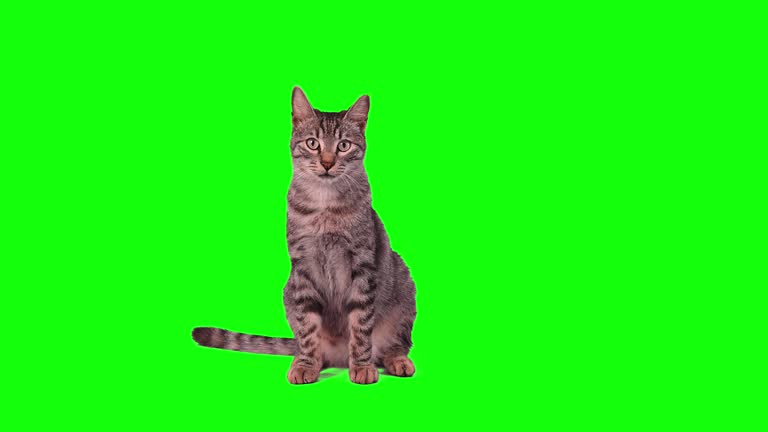
#> input picture catTransparent.jpg, 768 x 432 px
$ jupyter execute quiz-2.ipynb
#> lines starting #> are read from the running program, lines starting #| are printed output that depends on the picture; after the words box and inside, x2 and y2 are one past the last pixel; in counts of white or black regions, pixels touching at a corner belong together
Muhammad Hamza Farooq
01-134212-117
BSCS - 7B

[cell 1]
import cv2
import numpy as np

subject = cv2.imread("catTransparent.jpg")
#> subject is the input picture: shape (432, 768, 3); mean B, G, R 18.6, 240.4, 29.6
background = cv2.imread("hellBackground.jpg")
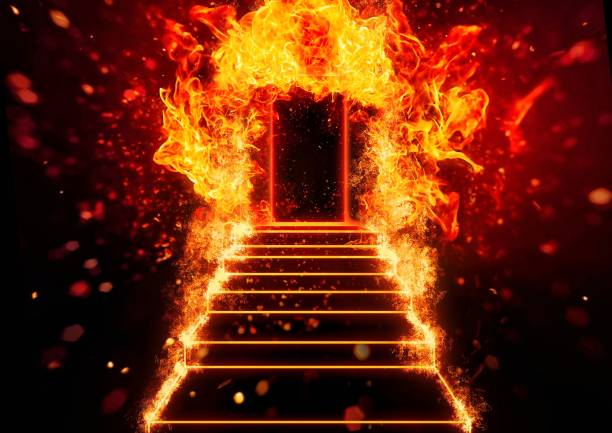
#> input picture hellBackground.jpg, 612 x 433 px
#> background is the input picture: shape (433, 612, 3); mean B, G, R 11.3, 38.2, 105.4

# resizing to match the images
frame = cv2.resize(subject, (640, 480))
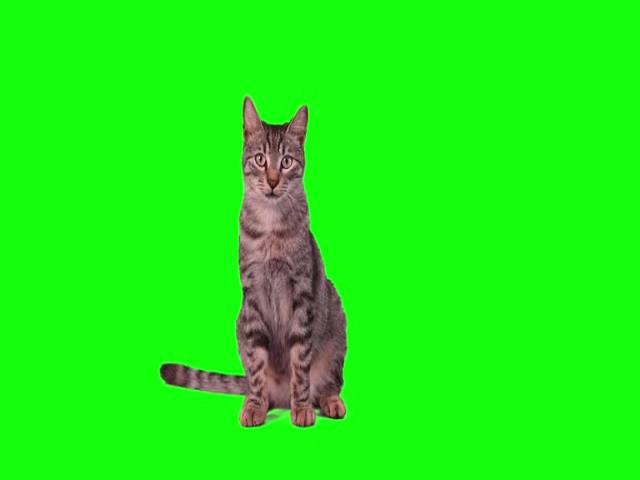
#> frame: shape (480, 640, 3); mean B, G, R 18.6, 240.4, 29.6
image = cv2.resize(background, (640, 480))
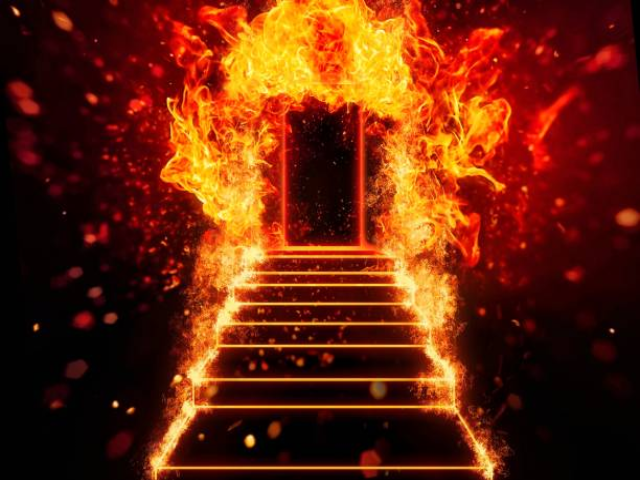
#> image: shape (480, 640, 3); mean B, G, R 11.3, 38.1, 105.3

# adjusted green color range
lower_green = np.array([35, 40, 40])
upper_green = np.array([85, 255, 255])

# Converting the frame to HSV color space for better color detection
hsv = cv2.cvtColor(frame, cv2.COLOR_BGR2HSV)
#> hsv: shape (480, 640, 3); mean H, S, V 63.9, 228.5, 243.2
mask = cv2.inRange(hsv, lower_green, upper_green)
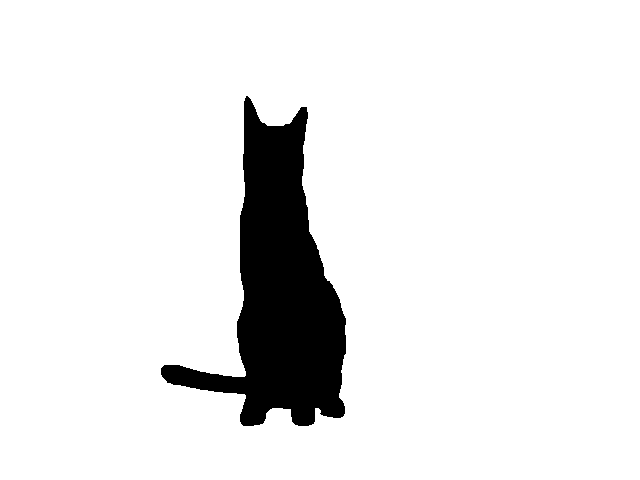
#> mask: shape (480, 640); 91.4% white; 1 black region, box (x1, y1, x2, y2) and area: (161, 96, 346, 426) 26317

# Improve the mask using morphological operations
mask = cv2.morphologyEx(mask, cv2.MORPH_OPEN, np.ones((3, 3), np.uint8))
mask = cv2.morphologyEx(mask, cv2.MORPH_DILATE, np.ones((3, 3), np.uint8))
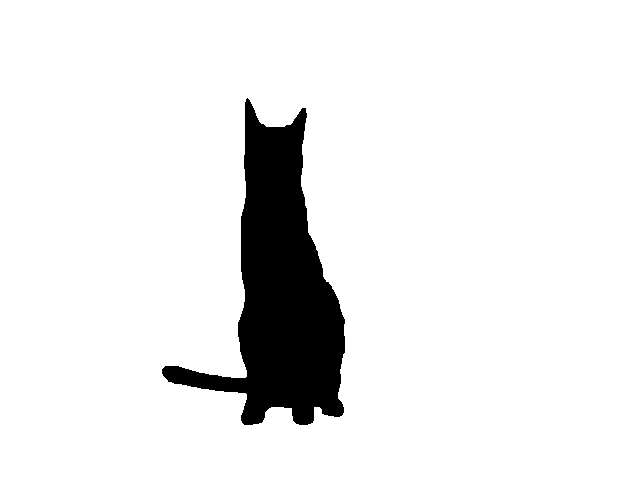
#> mask: shape (480, 640); 91.8% white; 1 black region, box (x1, y1, x2, y2) and area: (162, 98, 345, 425) 25100

# Create the inverse mask
mask_inv = cv2.bitwise_not(mask)

# Use the mask to extract the foreground (original frame) and the background (replacement image)
fg = cv2.bitwise_and(frame, frame, mask=mask_inv)
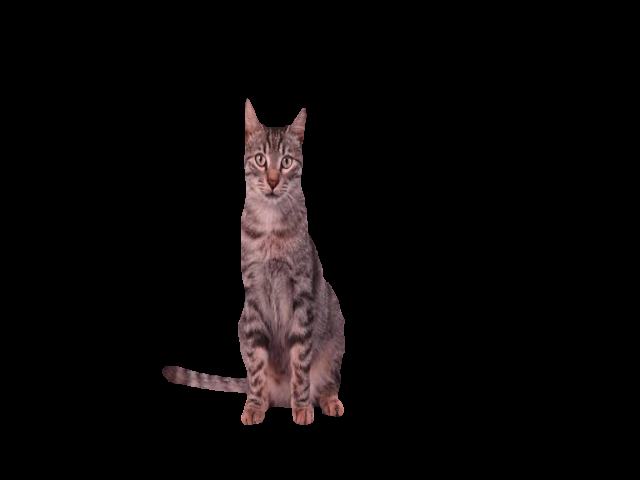
#> fg: shape (480, 640, 3); mean B, G, R 7.6, 7.5, 10.2
bg = cv2.bitwise_and(image, image, mask=mask)
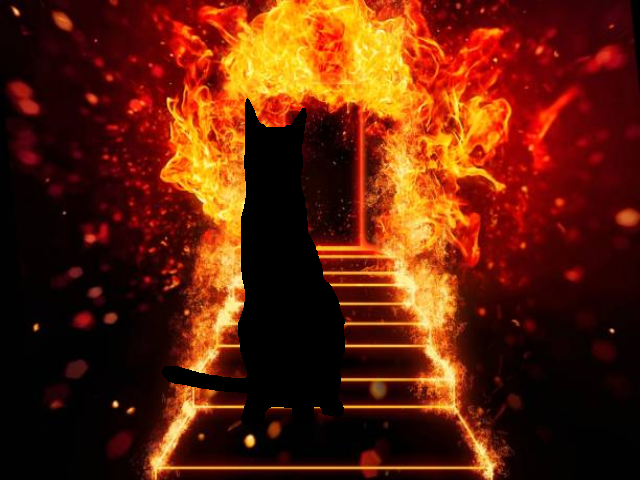
#> bg: shape (480, 640, 3); mean B, G, R 9.7, 33.8, 94.5

# Combine the foreground and background
final = cv2.add(fg, bg)
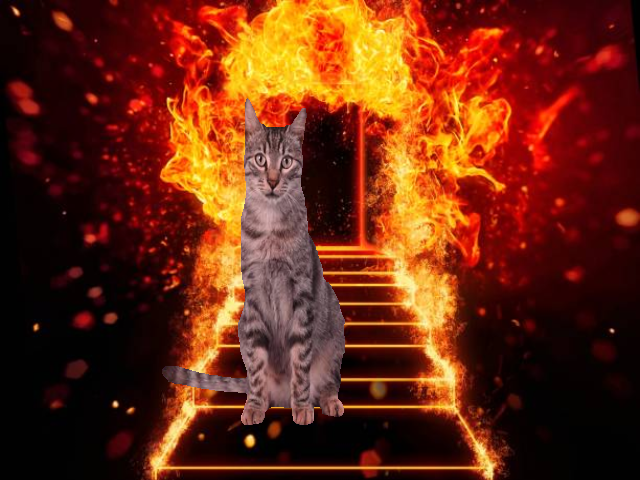
#> final: shape (480, 640, 3); mean B, G, R 17.3, 41.3, 104.7

# Concatenate the original frame and the final output side by side/""online find""
combined = np.hstack((frame, final))
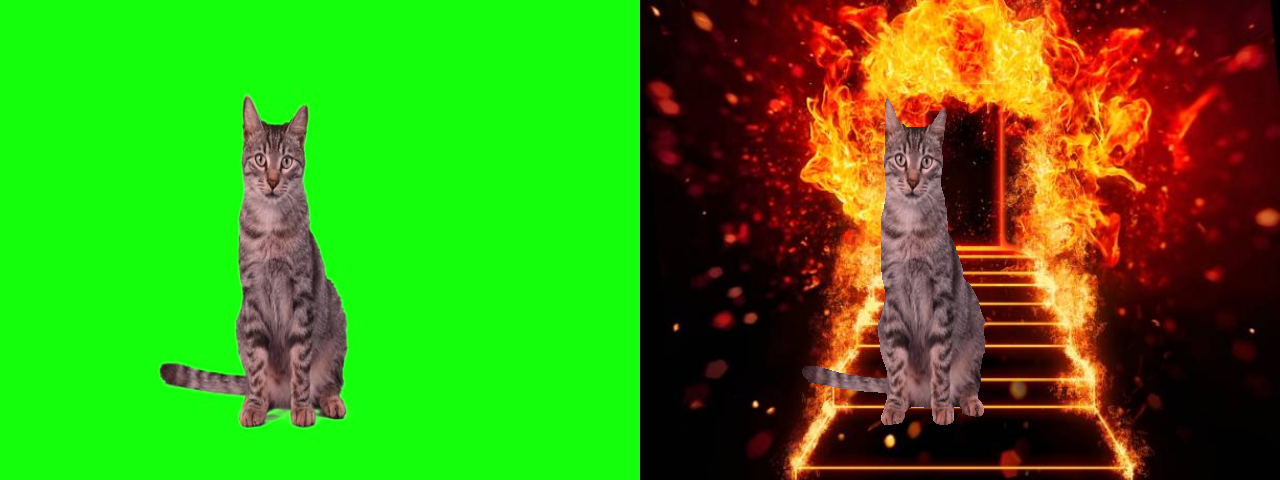
#> combined: shape (480, 1280, 3); mean B, G, R 17.9, 140.8, 67.1

cv2.imshow("Original and edited", combined)
cv2.waitKey(0)
cv2.destroyAllWindows()
